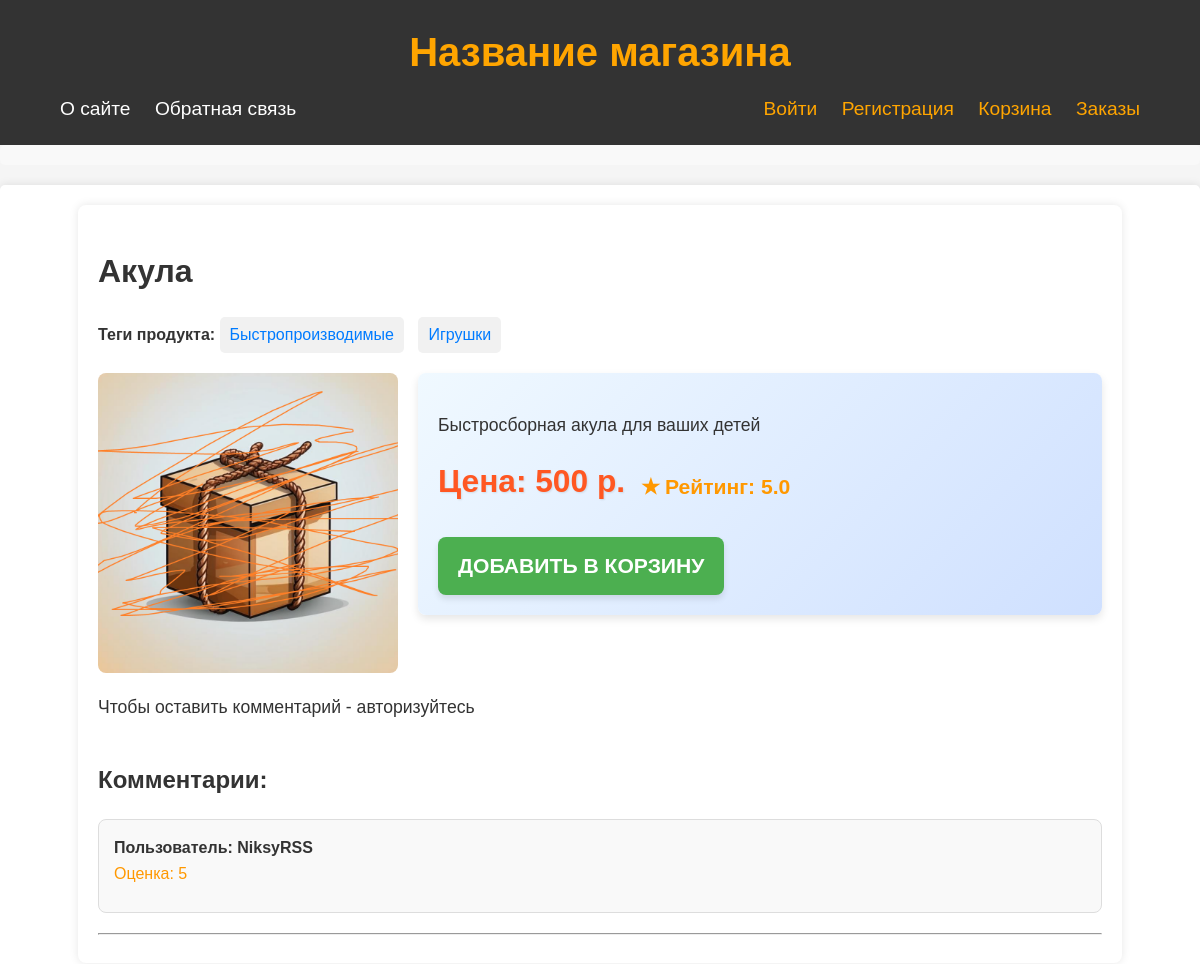
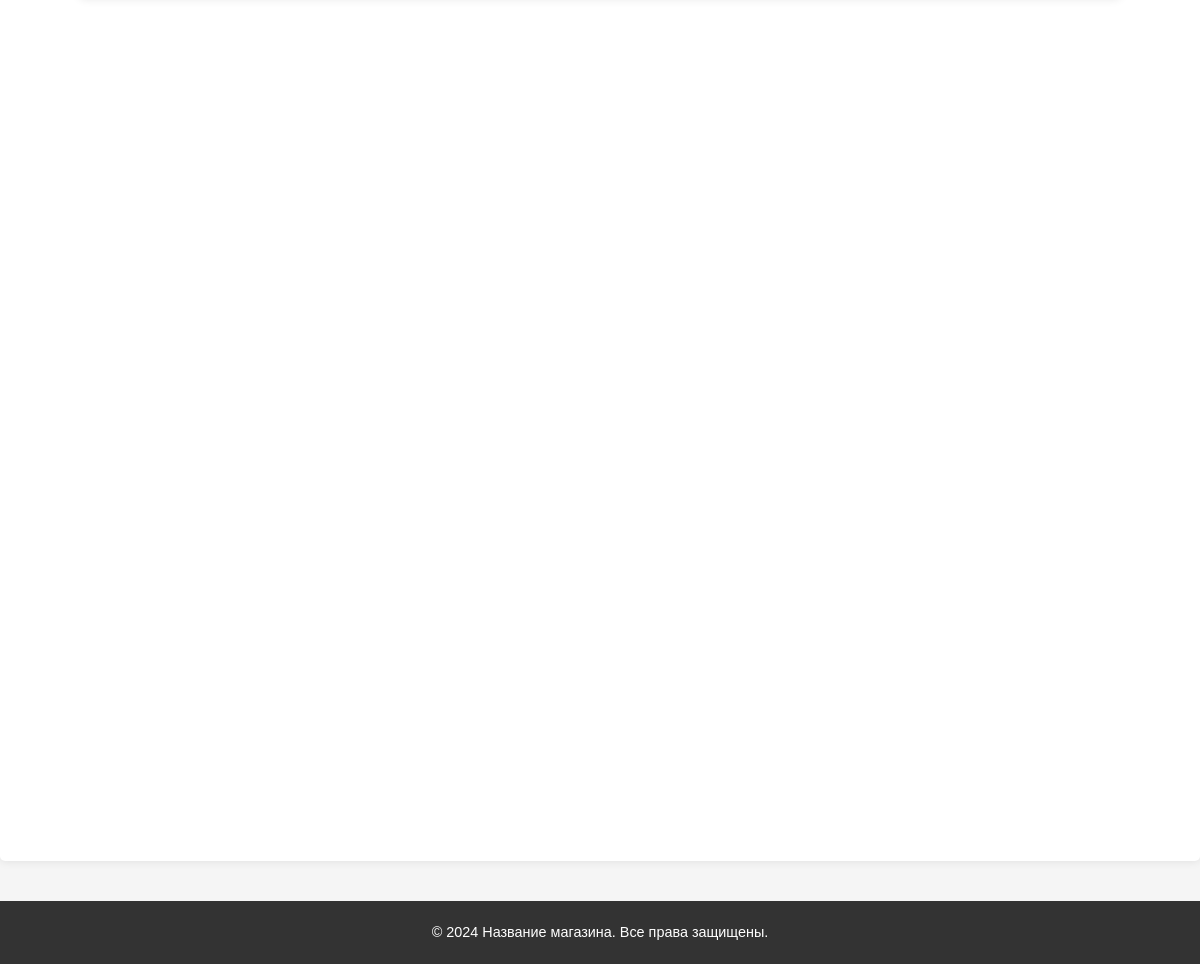
Page /item/shark/ on the committed database (2 pictures, top to bottom).
### justsite/models.py (models this page shows, shortened)
class Items(models.Model):
    class Status(models.IntegerChoices):
        DRAFT = 0, 'Черновик'
        PUBLISHED = 1, 'На витрине'
    name = models.CharField(max_length=255, verbose_name="Название товара")
    slug = models.SlugField(max_length=255, db_index=True, unique=True, verbose_name="Слаг", validators=[
        MinLengthValidator(5, message="Минимум 5 символов"),
        MaxLengthValidator(100, message="Максимум 100 символов"),
    ])
    photo = models.ImageField(upload_to="photos/%Y/%m/%d/", default=None, blank=True, null=True, verbose_name="Фото")
    description = models.TextField(blank=True, verbose_name="Описание")
    time_create = models.DateTimeField(auto_now_add=True, verbose_name="Время создания")
    is_published = models.BooleanField(choices=tuple(map(lambda x: (bool(x[0]), x[1]), Status.choices)),
                                       default=Status.DRAFT, verbose_name="Статус")
    cat = models.ForeignKey('Category', on_delete=models.SET_NULL, related_name='items', verbose_name="Категория", null=True)
    tags = models.ManyToManyField('TagItem', blank=True, related_name='tags', verbose_name="Теги")
    price = models.IntegerField(blank=True, verbose_name="Цена", null=True)
    rate = models.FloatField(blank=True, verbose_name="Рейтинг", null=True)
    objects = models.Manager()
    published = PublishedModel()
    class Meta:
        ordering = ['name']
        indexes = [
            models.Index(fields=['name']),
        ]
        verbose_name = "Товары магазина"
        verbose_name_plural = 'Товары магазина'

class TagItem(models.Model):
    tag = models.CharField(max_length=100, db_index=True, verbose_name="Тег")
    slug = models.SlugField(max_length=255, unique=True, db_index=True, verbose_name="Слаг")
    def get_absolute_url(self):
        return reverse('tag', kwargs={'tag_slug': self.slug})
    class Meta:
        verbose_name = 'Тег'
        verbose_name_plural = 'Теги'

class Comments(models.Model):
    user = models.ForeignKey(get_user_model(), on_delete=models.CASCADE, related_name='comments', db_constraint=False
                             , verbose_name="Пользователь")
    item = models.ForeignKey(Items, on_delete=models.CASCADE, related_name='comments', db_constraint=False,
                             verbose_name="Название товара")
    text = models.TextField(blank=True, verbose_name="Текст комментария", null=True)
    rating = models.IntegerField(blank=True, verbose_name="Оценка", null=True)
    time_create = models.DateTimeField(auto_now_add=True, verbose_name="Время создания")
    class Meta:
        ordering = ['-time_create']
        indexes = [
            models.Index(fields=['-time_create']),
        ]
        verbose_name = "Комментарий"
        verbose_name_plural = 'Комментарии'

### users/models.py (models this page shows)
class User(AbstractUser):
    cart = models.ManyToManyField(Items, blank=True, related_name='cart', verbose_name="Корзина", through="Cart")
    phone_num = models.CharField(max_length=12, verbose_name="Номер телефона", blank=True, null=True)

### justsite/views.py (the view, shortened to what this page needs)
# urls.py: path('item/<slug:item_slug>/', views.ShowItem.as_view(), name="item"),
class ShowItem(DataMixin, TemplateView):
    template_name = 'justsite/item.html'
    def get_context_data(self, *, object_list=None, **kwargs):
        context = super().get_context_data(**kwargs)
        context['title'] = "Обзор"
        context['item'] = get_object_or_404(Items.published, slug=self.kwargs['item_slug'])
        context['form'] = AddCommentForm()
        context['comments'] = Comments.objects.filter(item=context['item']).select_related('user')
        if self.request.user.is_authenticated:
            context['user_comment'] = context['comments'].filter(user=self.request.user).exists()
        return self.get_mixin_context(context)

### justsite/context_processors.py (called while the page is built)
def get_site_context(request):
    return {'mainmenu': menu, 'index_ignore_list': ['about', 'contact']}

### justsite/models.py (called while the page is built)
    def get_queryset(self):
        return super().get_queryset().filter(is_published=Items.Status.PUBLISHED)

### justsite/templatetags/pstags.py (called while the page is built)
@register.filter
def one_digit_after_dot(num, num_dig=1):
    if num:
        return format(num, f'.{num_dig}f')
    else:
        return format(num, f'.{num_dig}f')

### justsite/utils.py (called while the page is built)
    def get_mixin_context(self, context, **kwargs):
        context.update(kwargs)
        return context

### justsite/templates/justsite/item.html (shortened to what this page needs)
{% extends 'base.html' %}
{% load pstags %}
{% load static %}
{% block content %}
<div class="item-page-container">
    <h1 class="item-page-title">{{ item.name }}</h1>
    {% with item.tags.all as tags %}
    {% if tags %}
    <div class="item-page-tags">
        <strong>Теги продукта:</strong>
        {% for t in tags %}
        <span class="item-page-tag"><a href="{{ t.get_absolute_url }}">{{ t.tag }}</a></span>
        {% endfor %}
    </div>
    {% endif %}
    {% endwith %}
    <div class="item-page-details">
        {% if item.photo %}
        <div class="item-page-image">
            <img src="{{ item.photo.url }}" alt="{{ item.name }}">
        </div>
        {% else %}
        <div class="item-page-image">
            <img src="{% static 'justsite/images/package.png' %}" alt="My image">
        </div>
        {% endif %}
        <div class="item-page-description">
            <p>{{ item.description }}</p>
            <div class="item-page-info">
                <div class="item-page-price">Цена: {{ item.price }} р.</div>
                <div class="item-page-rating">
                    {% if item.rate %}
                    Рейтинг: {{ item.rate|one_digit_after_dot }}
                    {% else %}
                    Рейтинг: Еще никто не оценил
                    {% endif %}
                </div>
            </div>
            <div class="item-page-links">
                <a href="{% url 'to_cart' item.slug %}" class="item-page-add-to-cart">Добавить в корзину</a>
            </div>
        </div>
    </div>
    {% if user.is_authenticated %}
    {% if not user_comment %}
    <div class="item-page-comment-form">
        <h2>Оставить комментарий:</h2>
        <form method="post" enctype="multipart/form-data">
            {% csrf_token %}
            {% if form.non_field_errors %}
            <div class="item-page-non-field-errors">
                {% for err in form.non_field_errors %}
                <p>{{ err }}</p>
                {% endfor %}
            </div>
            {% endif %}
            <div class="item-page-form-group">
                {{ form.text.label_tag }}<br>
                {{ form.text }}
            </div>
            <div class="item-page-form-group">
                {{ form.rating.label_tag }}<br>
                {% for radio in form.rating %}
                <div class="item-page-form-radio">
                    {{ radio }}
                </div>
                {% endfor %}
            </div>
            <input type="submit" value="Оставить комментарий" class="item-page-btn-submit">
        </form>
    </div>
    {% endif %}
    {% else %}
    <div class="item-page-login-prompt">
        Чтобы оставить комментарий - <a href="{% url 'users:login' %}">авторизуйтесь</a>
    </div>
    {% endif %}
    <div class="item-page-comments-section">
        {% if comments %}
        <h2>Комментарии:</h2>
        {% endif %}
        {% for comment in comments %}
        <div class="item-page-comment">
            <div class="item-page-comment-user">Пользователь: {{ comment.user }}</div>
            <div class="item-page-comment-rating">
                {% if comment.rating is not None %}
                Оценка: {{ comment.rating }}
                {% else %}
                Без оценки
                {% endif %}
            </div>
        </div>
        <hr>
        {% endfor %}
    </div>
</div>
{% endblock %}

### justsite/static/justsite/css/styles.css (style rules this page uses)
body { font-family: 'Arial', sans-serif; line-height: 1.6; margin: 0; padding: 0; background-color: #f5f5f5; color: #333; }
a { text-decoration: none; color: inherit; }
.item-page-container { background-color: #fff; padding: 20px; border-radius: 8px; box-shadow: 0 0 10px rgba(0, 0, 0, 0.1); margin-bottom: 20px; }
.item-page-title { font-size: 2em; margin-bottom: 20px; color: #333; }
.item-page-details { display: flex; align-items: flex-start; }
.item-page-image { flex-shrink: 0; margin-right: 20px; }
.item-page-rating::before { content: '★'; color: #ff9800; margin-right: 5px; }
.item-page-add-to-cart { background-color: #4caf50; color: #fff; padding: 12px 20px; font-size: 1.2em; font-weight: bold; text-transform: uppercase; border: none; border-radius: 8px; cursor: pointer; transition: background-color 0.3s ease, transform 0.2s ease; box-shadow: 0 4px 6px rgba(0, 0, 0, 0.1); display: inline-block; }
.item-page-image img { max-width: 300px; border-radius: 8px; }
.item-page-description { flex-grow: 1; padding: 20px; background: linear-gradient(135deg, #f0f9ff, #cfe0ff); border-radius: 8px; margin-bottom: 20px; font-size: 1.1em; line-height: 1.6; color: #333; box-shadow: 0 4px 8px rgba(0, 0, 0, 0.1); }
.item-page-tags { margin-bottom: 20px; }
.item-page-tag { display: inline-block; margin-right: 10px; background-color: #f1f1f1; padding: 5px 10px; border-radius: 5px; }
.item-page-tag a { color: #007bff; }
.item-page-info { display: flex; align-items: center; gap: 16px; margin-bottom: 20px; }
.item-page-price { font-size: 1.8em; font-weight: bold; color: #ff5722; margin-bottom: 10px; text-shadow: 1px 1px 2px rgba(0, 0, 0, 0.1); }
.item-page-rating { font-size: 1.2em; color: #ff9800; font-weight: bold; display: flex; align-items: center; }
.item-page-links { margin-top: 20px; }
.item-page-login-prompt { margin-top: 20px; font-size: 1.1em; }
.item-page-comments-section { margin-top: 40px; }
.item-page-comment { padding: 15px; border: 1px solid #ddd; border-radius: 8px; margin-bottom: 20px; background-color: #f9f9f9; }
.item-page-comment-user { font-weight: bold; }
.item-page-comment-rating { color: #ff9800; }

### rows in the picture
Items: name "Акула", photo (picture), description "Быстросборная акула для ваших детей", price "500", rate|one_digit_after_dot "5.0"
TagItem: tag "Быстропроизводимые"
TagItem: tag "Игрушки"
Comments: user "NiksyRSS", rating "5"

### other values in the picture
{{ m.title }} "О сайте" "Обратная связь"
